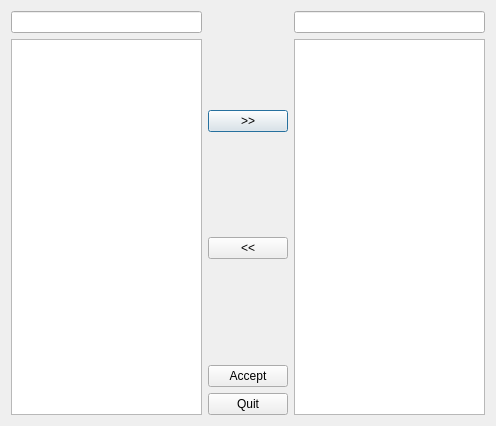
<?xml version="1.0" encoding="UTF-8"?>
<ui version="4.0">
 <class>Selector</class>
 <widget class="QDialog" name="Selector">
  <property name="geometry">
   <rect>
    <x>0</x>
    <y>0</y>
    <width>496</width>
    <height>426</height>
   </rect>
  </property>
  <property name="windowTitle">
   <string>Selector</string>
  </property>
  <layout class="QHBoxLayout" name="horizontalLayout">
   <item>
    <widget class="QWidget" name="fromWidget" native="true">
     <layout class="QVBoxLayout" name="verticalLayout">
      <property name="leftMargin">
       <number>0</number>
      </property>
      <property name="topMargin">
       <number>0</number>
      </property>
      <property name="rightMargin">
       <number>0</number>
      </property>
      <property name="bottomMargin">
       <number>0</number>
      </property>
      <item>
       <widget class="QLineEdit" name="fillterFromLineEdit"/>
      </item>
      <item>
       <widget class="QListWidget" name="wordFromListWidget">
        <property name="font">
         <font>
          <pointsize>14</pointsize>
         </font>
        </property>
        <property name="cursor" stdset="0">
         <cursorShape>ArrowCursor</cursorShape>
        </property>
        <property name="selectionRectVisible">
         <bool>false</bool>
        </property>
        <property name="sortingEnabled">
         <bool>true</bool>
        </property>
       </widget>
      </item>
     </layout>
    </widget>
   </item>
   <item>
    <widget class="QWidget" name="selectionWidget" native="true">
     <layout class="QVBoxLayout" name="verticalLayout_3">
      <property name="leftMargin">
       <number>0</number>
      </property>
      <property name="topMargin">
       <number>0</number>
      </property>
      <property name="rightMargin">
       <number>0</number>
      </property>
      <property name="bottomMargin">
       <number>0</number>
      </property>
      <item>
       <widget class="QWidget" name="toFromWidget" native="true">
        <layout class="QVBoxLayout" name="verticalLayout_4">
         <property name="leftMargin">
          <number>0</number>
         </property>
         <property name="topMargin">
          <number>0</number>
         </property>
         <property name="rightMargin">
          <number>0</number>
         </property>
         <property name="bottomMargin">
          <number>0</number>
         </property>
         <item>
          <widget class="QPushButton" name="fromToToButton">
           <property name="text">
            <string>&gt;&gt;</string>
           </property>
          </widget>
         </item>
         <item>
          <widget class="QPushButton" name="toToFromButton">
           <property name="focusPolicy">
            <enum>Qt::NoFocus</enum>
           </property>
           <property name="text">
            <string>&lt;&lt;</string>
           </property>
          </widget>
         </item>
        </layout>
       </widget>
      </item>
      <item>
       <widget class="QWidget" name="AcceptWidget" native="true">
        <property name="sizePolicy">
         <sizepolicy hsizetype="Preferred" vsizetype="Fixed">
          <horstretch>0</horstretch>
          <verstretch>0</verstretch>
         </sizepolicy>
        </property>
        <layout class="QVBoxLayout" name="verticalLayout_5">
         <property name="leftMargin">
          <number>0</number>
         </property>
         <property name="topMargin">
          <number>0</number>
         </property>
         <property name="rightMargin">
          <number>0</number>
         </property>
         <property name="bottomMargin">
          <number>0</number>
         </property>
         <item>
          <widget class="QPushButton" name="acceptButton">
           <property name="focusPolicy">
            <enum>Qt::NoFocus</enum>
           </property>
           <property name="text">
            <string>Accept</string>
           </property>
          </widget>
         </item>
         <item>
          <widget class="QPushButton" name="quitButton">
           <property name="focusPolicy">
            <enum>Qt::NoFocus</enum>
           </property>
           <property name="text">
            <string>Quit</string>
           </property>
          </widget>
         </item>
        </layout>
       </widget>
      </item>
     </layout>
    </widget>
   </item>
   <item>
    <widget class="QWidget" name="toWidget" native="true">
     <layout class="QVBoxLayout" name="verticalLayout_2">
      <property name="leftMargin">
       <number>0</number>
      </property>
      <property name="topMargin">
       <number>0</number>
      </property>
      <property name="rightMargin">
       <number>0</number>
      </property>
      <property name="bottomMargin">
       <number>0</number>
      </property>
      <item>
       <widget class="QLineEdit" name="fillterToLineEdit"/>
      </item>
      <item>
       <widget class="QListWidget" name="wordToListWidget">
        <property name="font">
         <font>
          <pointsize>14</pointsize>
         </font>
        </property>
        <property name="cursor" stdset="0">
         <cursorShape>ArrowCursor</cursorShape>
        </property>
        <property name="selectionRectVisible">
         <bool>false</bool>
        </property>
        <property name="sortingEnabled">
         <bool>true</bool>
        </property>
       </widget>
      </item>
     </layout>
    </widget>
   </item>
  </layout>
 </widget>
 <resources/>
 <connections/>
</ui>
